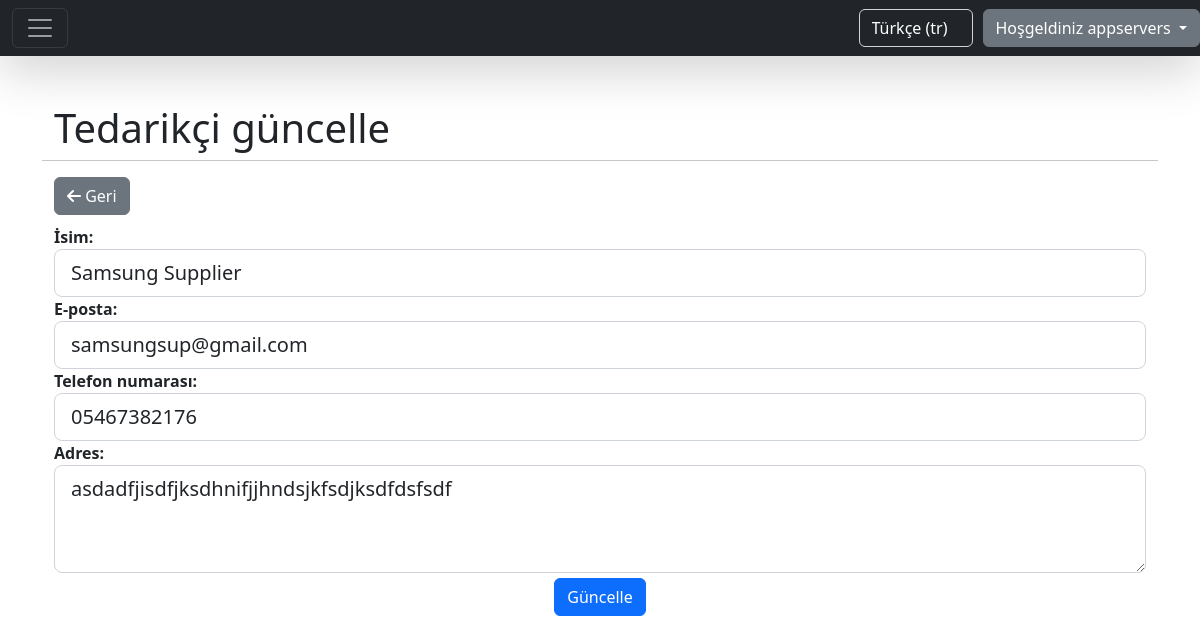
Page /tr/suppliers/15/update/ (signed in) on the committed database.
### home/models.py (models this page shows, shortened)
class CompanyUser(AbstractBaseUser):
    company_name = models.CharField(max_length=255, unique=True)
    email = models.EmailField(max_length=255, unique=True)
    phone_number = models.CharField(max_length=15, unique=True)
    website = models.CharField(max_length=255, blank=True, null=True)
    address = models.CharField(max_length=255)
    is_active = models.BooleanField(default=True)
    is_admin = models.BooleanField(default=False)
    USERNAME_FIELD = 'email'
    REQUIRED_FIELDS = ['company_name', 'phone_number', 'address']
    objects = CompanyUserManager()

### supplier/models.py (models this page shows, shortened)
class Supplier(models.Model):
    name = models.CharField(max_length=30)
    email = models.EmailField()
    phone = models.CharField(max_length=15)
    address = models.CharField(max_length=100)
    company = models.ForeignKey(CompanyUser, on_delete=models.CASCADE, related_name='suppliers', blank=True,
                                null=True)
    created = models.DateField(auto_now_add=True)

### supplier/views.py (the view)
# urls.py: path('suppliers/<int:pk>/update/', views.SupplierUpdateView.as_view(), name='suppliers.update'),
class SupplierUpdateView(LoginRequiredMixin, SuccessMessageMixin, UpdateView):
    model = Supplier
    success_url = LIST_PATH
    template_name = 'form_template.html'
    success_message = _('message:supplier_updated')
    form_class = SupplierForm
    extra_context = {'submit_btn': _('label:update_button_text'), 'title': _('label:update_a_supplier'),
                     'list_path': LIST_PATH}
    login_url = settings.LOGIN_URL

### supplier/forms.py (shortened to what this page needs)
class SupplierForm(forms.ModelForm):
    class Meta:
        model = Supplier
        fields = ["name", "email", "phone", "address"]
        widgets = {
            "name": forms.TextInput(attrs={"class": "form-control", "id": "name"}),
            "email": forms.TextInput(attrs={"class": "form-control", "id": "email"}),
            "phone": forms.TextInput(attrs={"class": "form-control", "id": "phone"}),
            "address": forms.Textarea(attrs={"class": "form-control", "id": "address", "rows": 3}),
        }
        labels = {
            "name": _('label:name'),
            "email": _('label:email'),
            "phone": _('label:phone_number'),
            "address": _('label:address'),
        }

### home/templatetags/custom_tags.py (called while the page is built)
@register.filter(name='add_attr')
def add_attribute(field, css):
    attrs = {}
    definition = css.split(',')
    for d in definition:
        if ':' not in d:
            attrs['class'] = d
        else:
            key, val = d.split(':')
            attrs[key] = val
    return field.as_widget(attrs=attrs)

### static/templates/form_template.html (shortened to what this page needs)
{% extends 'base.html' %}
{% load i18n %}
{% load custom_tags %}
{% block content %}
    <div class="container">
        <div class="row">
            <div class="col-12" style="text-align: left">
                <h1>{{ title }}</h1>
            </div>
            <hr/>
        </div>
        {% if 'settings' not in request.path %}
            <div class="row">
                {% get_current_language as LANGUAGE_CODE %}
                <div class="col-4" style="text-align: left">
                    <a href="{{ list_path }}" class="btn btn-secondary" style="margin-bottom: 10px">
                        <i class="fa fa-arrow-left"></i> {% trans 'label:back' %}
                    </a>
                </div>
            </div>
        {% endif %}
        <form method="POST"> {% csrf_token %}
            {% for field in form %}
                <div class="form-group">
                    <div class="row">
                        <div class="col-12" style="text-align: start;">
                            <label class="control-label"
                                   for="{{ field.id }}"><b>{{ field.label }}:</b></label>
                        </div>
                        <div class="col-12">
                            {% if field.errors %}
                                {{ field|add_attr:"form-control form-control-lg is-invalid" }}
                                <span class="text-danger d-flex justify-content-start mt-1">
                                                {{ field.errors|first }}
                                            </span>
                            {% else %}
                                {{ field|add_attr:"form-control form-control-lg" }}
                            {% endif %}
                        </div>
                    </div>
                </div>
            {% endfor %}
            <div class="form-group">
                <button class="btn btn-primary" type="submit" automation-id="general-submit-button"
                        style="margin-top: 5px">
                    {{ submit_btn }}
                </button>
            </div>
        </form>
    </div>
{% endblock %}

### static/templates/base.html (shortened to what this page needs)
{% load static %}
{% load i18n %}
<!doctype html>
<html>
<head>
    <link rel="stylesheet" href="{% static 'css/style.css' %}">
    <link rel="stylesheet" href="https://cdn.jsdelivr.net/npm/bootstrap@5.2.3/dist/css/bootstrap.min.css"
>
    <link rel="stylesheet" href="https://use.fontawesome.com/releases/v5.15.4/css/fontawesome.css"
/>
    <link rel="stylesheet" href="https://cdnjs.cloudflare.com/ajax/libs/font-awesome/6.3.0/css/all.min.css">
</head>
<body>
<nav class="navbar navbar-dark bg-dark shadow-lg">
    {% if user.is_authenticated %}
        <div class="col-md-6">
            <div class="container-fluid">
                <button class="navbar-toggler" type="button" data-bs-toggle="collapse"
                        data-bs-target="#navbarToggleExternalContent" aria-controls="navbarToggleExternalContent"
                        aria-expanded="false" aria-label="Toggle navigation">
                    <span class="navbar-toggler-icon"></span>
                </button>
            </div>
        </div>
    {% else %}
        <div class="col-md-6"></div>
    {% endif %}
    <div class="col-md-6 d-flex justify-content-end">
        <form action="{% url "set_language" %}" method="post" class="navbar-form navbar-right"
              style="margin-right: 10px" id="language_form">
            <select class="form-control bg-dark text-white" name="language" onchange="this.form.submit()">
                {% get_current_language as LANGUAGE_CODE %}
                {% get_available_languages as LANGUAGES %}
                {% get_language_info_list for LANGUAGES as languages %}
                {% for language in languages %}
                    <option value="{{ language.code }}"{% if language.code == LANGUAGE_CODE %}
                            selected{% endif %}>
                        {{ language.name_local|capfirst }} ({{ language.code }})
                    </option>
                {% endfor %}
            </select>
        </form>
        {% if user.is_authenticated %}
            <div class="btn-group">
                <a type="button" class="btn btn-secondary dropdown-toggle" data-bs-toggle="dropdown"
                   data-bs-display="static" aria-expanded="false">
                    {% trans 'label:welcome' %} {{ user.company_name }}
                </a>
            </div>
        {% endif %}
    </div>
</nav>
<div class="my-5 text-center container">
    {% block content %}
    {% endblock %}
</div>
</body>
</html>

### rows in the picture
CompanyUser: company_name "appservers"
Supplier: form "Samsung Supplier" "samsungsup@gmail.com" "05467382176" "asdadfjisdfjksdhnifjjhndsjkfsdjksdfdsfsdf"

### other values in the picture
{{ title }} "Tedarikçi güncelle"
{{ field.label }} "İsim" "E-posta" "Telefon numarası" "Adres"
{{ submit_btn }} "Güncelle"
form field language "Türkçe (tr)"
